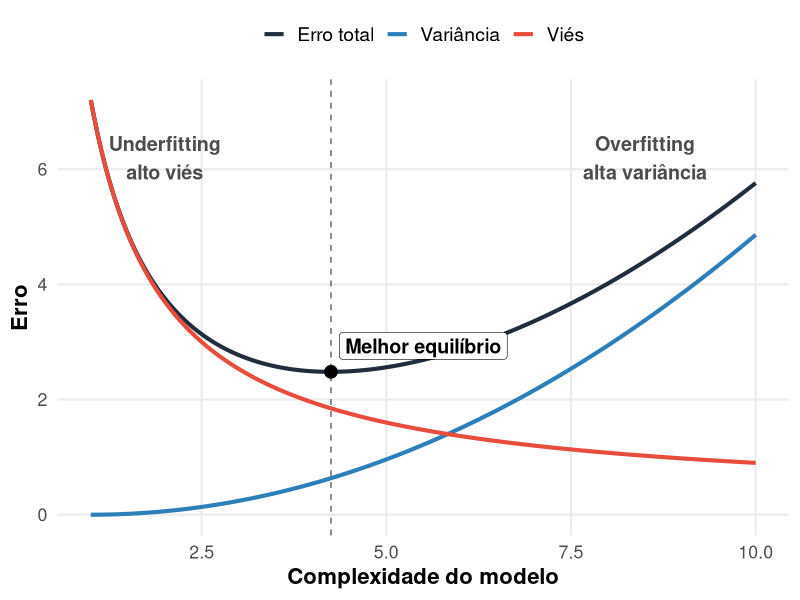

This chart was generated by the following R code:
## ---- chunk 1
#| echo: false
#| warning: false
#| message: false
#| fig-width: 9
#| fig-height: 5

library(ggplot2)
library(dplyr)
library(tidyr)

complexidade <- seq(1, 10, length.out = 300)

df <- tibble(
  complexidade = complexidade,
  vies = 7 / complexidade + 0.2,
  variancia = 0.06 * (complexidade - 1)^2,
  erro_total = vies + variancia
) |>
  pivot_longer(
    cols = c(vies, variancia, erro_total),
    names_to = "componente",
    values_to = "erro"
  ) |>
  mutate(
    componente = recode(
      componente,
      vies = "Viés",
      variancia = "Variância",
      erro_total = "Erro total"
    )
  )

ponto_otimo <- df |>
  filter(componente == "Erro total") |>
  slice_min(erro, n = 1)

ggplot(df, aes(complexidade, erro, color = componente)) +
  geom_line(linewidth = 1.4) +
  geom_vline(
    xintercept = ponto_otimo$complexidade,
    linetype = "dashed",
    color = "gray40"
  ) +
  geom_point(
    data = ponto_otimo,
    aes(complexidade, erro),
    size = 4,
    color = "black"
  ) +
  annotate(
    "label",
    x = ponto_otimo$complexidade + 1.25,
    y = ponto_otimo$erro + 0.45,
    label = "Melhor equilíbrio",
    size = 5,
    fontface = "bold",
    label.size = 0.2
  ) +
  annotate(
    "text",
    x = 2,
    y = 6.2,
    label = "Underfitting\nalto viés",
    size = 5,
    fontface = "bold",
    color = "gray30"
  ) +
  annotate(
    "text",
    x = 8.5,
    y = 6.2,
    label = "Overfitting\nalta variância",
    size = 5,
    fontface = "bold",
    color = "gray30"
  ) +
  scale_color_manual(
    values = c(
      "Viés" = "#E74C3C",
      "Variância" = "#2C7FB8",
      "Erro total" = "#1F2D3D"
    )
  ) +
  labs(
    x = "Complexidade do modelo",
    y = "Erro",
    color = NULL
  ) +
  theme_minimal(base_size = 16) +
  theme(
    plot.title = element_text(face = "bold", size = 22),
    plot.subtitle = element_text(size = 15),
    axis.title = element_text(face = "bold"),
    legend.position = "top",
    legend.text = element_text(size = 14),
    panel.grid.minor = element_blank()
  )
